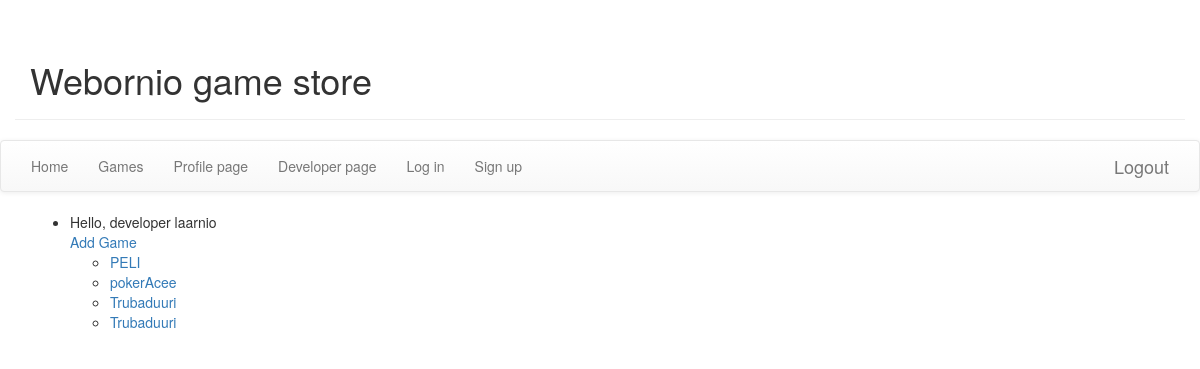
/store/developer/ (signed in), run on the app's committed database.
### store/models.py (models this page shows, shortened)
class Game(models.Model):
  name = models.CharField(max_length=100)
  price = models.IntegerField()
  developer = models.ForeignKey(Developer)
  url = models.CharField(max_length=333, default='')

### store/views.py (the view)
def devgames(request):
    if request.user.is_authenticated:
        developer = Developer.objects.filter(user=request.user.id)
        if developer.exists():
            games = Game.objects.filter(developer=developer[0])
            template = loader.get_template("store/developer.html")
            context = RequestContext(request, {'games': games, 'user': request.user})
            return HttpResponse(template.render(context))
        else:
            return redirect('store/games')
    return redirect('login')

### store/templates/store/developer.html
{% extends 'store/base.html' %}
{% block content %}
<ul>
  <li>
    Hello, developer {{user}}
    <br>
    <a href ="/store/developer/game/addgamepage">Add Game </a>
    <ul>
      {% for game in games %}
      <li>
        <a href="/store/developer/game/{{game.id}}">{{game.name}}</a>
      </li>
      {% endfor %}
    </ul>
  </li>
{% endblock %}

### data on the page
Game: name "PELI"
Game: name "pokerAcee"
Game: name "Trubaduuri"
Game: name "Trubaduuri"

### other printed values
{{ user }} "laarnio"
